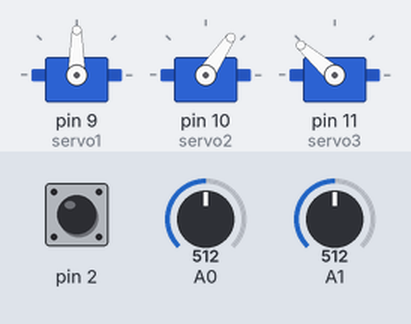
The sketch below on a simulated Arduino Uno, built with avr-gcc and run on an emulated ATmega328P. Parts: 3 × servo. The test bench sets the inputs (shaded band); at power-on: A0 = 512, A1 = 512, pin 2 HIGH. What the sketch prints to the serial monitor is not drawn.

Above: at 1.2 s.
1.3 s: A0 set to 716
At 1.64 s:
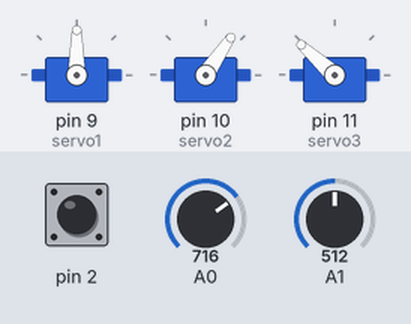
4.3 s: A1 set to 653
At 6.71 s:
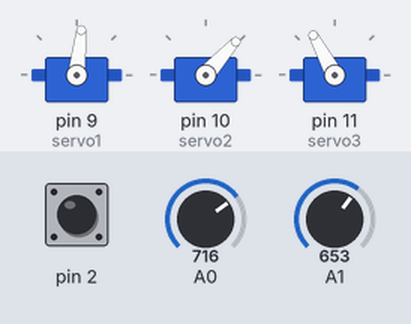
7.3 s: A1 set to 662
At 9.66 s:
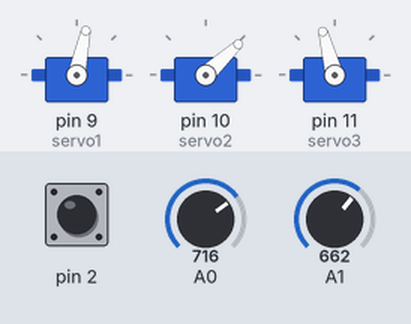
10.3 s: A0 set to 1010
13.3 s: pin 2 pulled LOW for 0.15 s
16.3 s: A1 set to 1023
At 35.6 s:
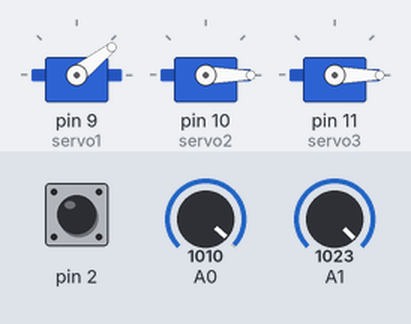
Timing chart, 0 to 36.6 s (numbered marks = the images above; inputs shaded):
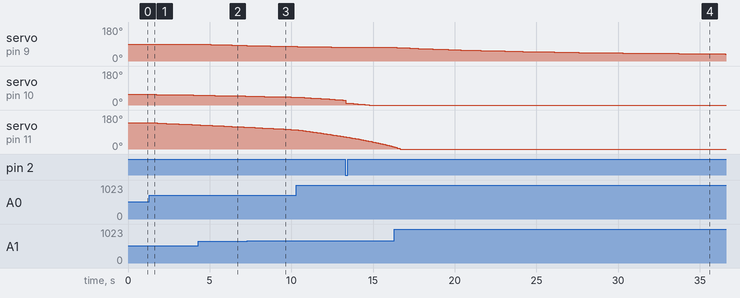

Measured:
- the behaviour switches between 661 and 662 on A1 (found by bisection; images 2 and 3)
- after the input at 1.3 s, servo on pin 10 (servo2): 56° → 55° after 0.44 s, → 54° 0.79 s later, → 53° 0.71 s later, → 52° 0.75 s later; servo on pin 11 (servo3): moves from 139° to 128° over 2.6 s, starting after 0.24 s
- after the input at 4.3 s, servo on pin 9 (servo1): moves from 90° to 82° over 3.0 s, starting at once
- after the input at 16.3 s, servo on pin 11 (servo3): goes on until 16.7 s, then stays 0°

The sketch:

NewCode.ino
```cpp
#include <Servo.h>

float X = 0;
float Y = 100;
float krok=300;

float potXval;
float potYval;
int lasttime;
bool pressed = true;

float arm1=130;
float arm2=113;
float stand = 50;

Servo servo1;  // create servo object to control a servo
Servo servo2;  // create servo object to control a servo
Servo servo3;  // create servo object to control a servo

// twelve servo objects can be created on most boards


void setup() {
  // put your setup code here, to run once:
  servo1.attach(9,1000,2000);  // attaches the servo on GIO2 to the servo object
  servo2.attach(10,1000,2000);  // attaches the servo on GIO2 to the servo object
  servo3.attach(11,1000,2000);  // attaches the servo on GIO2 to the servo object
  pinMode(A1,INPUT);
  pinMode(A0,INPUT);
  pinMode(2, INPUT_PULLUP);
  Serial.begin(9600);

}

void loop() {
X += (analogRead(A1)-512) / 1000.0;
Y += (analogRead(A0)-512) / 1000.0;
float alpha = 0;
alpha = (atan(X/Y)*180) / 3,1415;
alpha += 90;
alpha = 180 - alpha;
Serial.println(digitalRead(2));
float length = 0;
length = sqrt(X*X + Y*Y + stand*stand);
//Serial.print(", ");
//Serial.print(length);
float beta = 0;
beta = length * length + arm1 * arm1 - arm2 * arm2;
beta /= 2 * length * arm1;
beta = acos(beta)*180/3,1415;
if (digitalRead(2) == LOW && millis() - lasttime > 1000)
{
  lasttime = millis();
  pressed = !pressed;
}
if (pressed)
{
  beta += 10;
}

//Serial.print(", ");
Serial.print(beta);
Serial.print(",");
Serial.print(alpha);
servo1.write((alpha - 30) * 3 / 2);
servo2.write((beta - 30) * 3 / 2);
float gamma = 0;
gamma = arm1*arm1 + arm2*arm2 - length * length;
gamma /= 2 * arm1 * arm2;
gamma = acos(gamma)*180/3,1415;
gamma = 180 - gamma;
Serial.print(", ");
Serial.println(gamma);
servo3.write((gamma - 30) * 3 / 2);

Serial.print(", ");
Serial.print(X);
Serial.print(", ");
Serial.println(Y);

delay(10);

}
```
